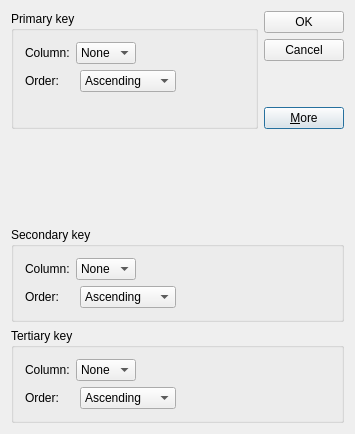
<?xml version="1.0" encoding="UTF-8"?>
<ui version="4.0">
 <class>Dialog</class>
 <widget class="QDialog" name="Dialog">
  <property name="geometry">
   <rect>
    <x>0</x>
    <y>0</y>
    <width>355</width>
    <height>434</height>
   </rect>
  </property>
  <property name="windowTitle">
   <string>Rao's Xtension Box</string>
  </property>
  <layout class="QGridLayout" name="gridLayout">
   <item row="0" column="0">
    <layout class="QVBoxLayout" name="verticalLayout_6">
     <item>
      <layout class="QHBoxLayout" name="horizontalLayout_3">
       <item>
        <widget class="QGroupBox" name="PrimaryGroupBox">
         <property name="title">
          <string>Primary key </string>
         </property>
         <layout class="QFormLayout" name="formLayout">
          <item row="0" column="0">
           <layout class="QVBoxLayout" name="verticalLayout_2">
            <item>
             <layout class="QHBoxLayout" name="horizontalLayout">
              <item>
               <widget class="QLabel" name="label">
                <property name="text">
                 <string>Column:</string>
                </property>
               </widget>
              </item>
              <item>
               <widget class="QComboBox" name="PrimaryColumnCombo">
                <item>
                 <property name="text">
                  <string>None</string>
                 </property>
                </item>
               </widget>
              </item>
              <item>
               <spacer name="horizontalSpacer">
                <property name="orientation">
                 <enum>Qt::Horizontal</enum>
                </property>
                <property name="sizeHint" stdset="0">
                 <size>
                  <width>40</width>
                  <height>20</height>
                 </size>
                </property>
               </spacer>
              </item>
             </layout>
            </item>
            <item>
             <layout class="QHBoxLayout" name="horizontalLayout_2">
              <item>
               <widget class="QLabel" name="label_2">
                <property name="text">
                 <string>Order:</string>
                </property>
               </widget>
              </item>
              <item>
               <widget class="QComboBox" name="PrimaryOrderCombo">
                <item>
                 <property name="text">
                  <string>Ascending </string>
                 </property>
                </item>
                <item>
                 <property name="text">
                  <string>Descending </string>
                 </property>
                </item>
               </widget>
              </item>
             </layout>
            </item>
           </layout>
          </item>
         </layout>
        </widget>
       </item>
       <item>
        <layout class="QVBoxLayout" name="verticalLayout">
         <item>
          <widget class="QPushButton" name="OkButton">
           <property name="text">
            <string>OK</string>
           </property>
          </widget>
         </item>
         <item>
          <widget class="QPushButton" name="CancelButton">
           <property name="text">
            <string>Cancel</string>
           </property>
          </widget>
         </item>
         <item>
          <spacer name="verticalSpacer">
           <property name="orientation">
            <enum>Qt::Vertical</enum>
           </property>
           <property name="sizeHint" stdset="0">
            <size>
             <width>20</width>
             <height>0</height>
            </size>
           </property>
          </spacer>
         </item>
         <item>
          <spacer name="verticalSpacer_3">
           <property name="orientation">
            <enum>Qt::Vertical</enum>
           </property>
           <property name="sizeHint" stdset="0">
            <size>
             <width>20</width>
             <height>40</height>
            </size>
           </property>
          </spacer>
         </item>
         <item>
          <widget class="QPushButton" name="Morebutton">
           <property name="text">
            <string>&amp;More</string>
           </property>
           <property name="checkable">
            <bool>true</bool>
           </property>
           <property name="default">
            <bool>true</bool>
           </property>
          </widget>
         </item>
        </layout>
       </item>
      </layout>
     </item>
     <item>
      <spacer name="verticalSpacer_2">
       <property name="orientation">
        <enum>Qt::Vertical</enum>
       </property>
       <property name="sizeHint" stdset="0">
        <size>
         <width>20</width>
         <height>0</height>
        </size>
       </property>
      </spacer>
     </item>
     <item>
      <layout class="QVBoxLayout" name="verticalLayout_5">
       <item>
        <widget class="QGroupBox" name="SecondaryGroupBox">
         <property name="title">
          <string>Secondary key</string>
         </property>
         <layout class="QFormLayout" name="formLayout_2">
          <item row="0" column="0">
           <layout class="QVBoxLayout" name="verticalLayout_3">
            <item>
             <layout class="QHBoxLayout" name="horizontalLayout_4">
              <item>
               <widget class="QLabel" name="label_3">
                <property name="text">
                 <string>Column:</string>
                </property>
               </widget>
              </item>
              <item>
               <widget class="QComboBox" name="SecondayColumnCombo">
                <item>
                 <property name="text">
                  <string>None</string>
                 </property>
                </item>
               </widget>
              </item>
              <item>
               <spacer name="horizontalSpacer_2">
                <property name="orientation">
                 <enum>Qt::Horizontal</enum>
                </property>
                <property name="sizeHint" stdset="0">
                 <size>
                  <width>40</width>
                  <height>20</height>
                 </size>
                </property>
               </spacer>
              </item>
             </layout>
            </item>
            <item>
             <layout class="QHBoxLayout" name="horizontalLayout_5">
              <item>
               <widget class="QLabel" name="label_4">
                <property name="text">
                 <string>Order:</string>
                </property>
               </widget>
              </item>
              <item>
               <widget class="QComboBox" name="SecondaryOrderCombo">
                <item>
                 <property name="text">
                  <string>Ascending </string>
                 </property>
                </item>
                <item>
                 <property name="text">
                  <string>Descending </string>
                 </property>
                </item>
               </widget>
              </item>
             </layout>
            </item>
           </layout>
          </item>
         </layout>
        </widget>
       </item>
       <item>
        <widget class="QGroupBox" name="TertiaryGroupBox">
         <property name="title">
          <string>Tertiary key</string>
         </property>
         <layout class="QFormLayout" name="formLayout_3">
          <item row="0" column="0">
           <layout class="QVBoxLayout" name="verticalLayout_4">
            <item>
             <layout class="QHBoxLayout" name="horizontalLayout_6">
              <item>
               <widget class="QLabel" name="label_5">
                <property name="text">
                 <string>Column:</string>
                </property>
               </widget>
              </item>
              <item>
               <widget class="QComboBox" name="TertiaryColumnCombo">
                <item>
                 <property name="text">
                  <string>None</string>
                 </property>
                </item>
               </widget>
              </item>
              <item>
               <spacer name="horizontalSpacer_3">
                <property name="orientation">
                 <enum>Qt::Horizontal</enum>
                </property>
                <property name="sizeHint" stdset="0">
                 <size>
                  <width>40</width>
                  <height>20</height>
                 </size>
                </property>
               </spacer>
              </item>
             </layout>
            </item>
            <item>
             <layout class="QHBoxLayout" name="horizontalLayout_7">
              <item>
               <widget class="QLabel" name="label_6">
                <property name="text">
                 <string>Order:</string>
                </property>
               </widget>
              </item>
              <item>
               <widget class="QComboBox" name="TertiaryOrderCombo">
                <item>
                 <property name="text">
                  <string>Ascending </string>
                 </property>
                </item>
                <item>
                 <property name="text">
                  <string>Descending </string>
                 </property>
                </item>
               </widget>
              </item>
             </layout>
            </item>
           </layout>
          </item>
         </layout>
        </widget>
       </item>
      </layout>
     </item>
    </layout>
   </item>
  </layout>
  <zorder>OkButton</zorder>
  <zorder>CancelButton</zorder>
  <zorder>Morebutton</zorder>
  <zorder>verticalSpacer</zorder>
  <zorder>PrimaryGroupBox</zorder>
  <zorder>SecondaryGroupBox</zorder>
  <zorder>TertiaryGroupBox</zorder>
  <zorder>verticalSpacer_2</zorder>
 </widget>
 <layoutdefault spacing="6" margin="11"/>
 <tabstops>
  <tabstop>PrimaryColumnCombo</tabstop>
  <tabstop>PrimaryOrderCombo</tabstop>
  <tabstop>SecondayColumnCombo</tabstop>
  <tabstop>SecondaryOrderCombo</tabstop>
  <tabstop>TertiaryColumnCombo</tabstop>
  <tabstop>TertiaryOrderCombo</tabstop>
  <tabstop>OkButton</tabstop>
  <tabstop>CancelButton</tabstop>
  <tabstop>Morebutton</tabstop>
 </tabstops>
 <resources/>
 <connections>
  <connection>
   <sender>OkButton</sender>
   <signal>clicked()</signal>
   <receiver>Dialog</receiver>
   <slot>accept()</slot>
   <hints>
    <hint type="sourcelabel">
     <x>318</x>
     <y>31</y>
    </hint>
    <hint type="destinationlabel">
     <x>203</x>
     <y>178</y>
    </hint>
   </hints>
  </connection>
  <connection>
   <sender>CancelButton</sender>
   <signal>clicked()</signal>
   <receiver>Dialog</receiver>
   <slot>reject()</slot>
   <hints>
    <hint type="sourcelabel">
     <x>292</x>
     <y>58</y>
    </hint>
    <hint type="destinationlabel">
     <x>101</x>
     <y>173</y>
    </hint>
   </hints>
  </connection>
  <connection>
   <sender>Morebutton</sender>
   <signal>toggled(bool)</signal>
   <receiver>SecondaryGroupBox</receiver>
   <slot>setVisible(bool)</slot>
   <hints>
    <hint type="sourcelabel">
     <x>337</x>
     <y>146</y>
    </hint>
    <hint type="destinationlabel">
     <x>220</x>
     <y>230</y>
    </hint>
   </hints>
  </connection>
  <connection>
   <sender>Morebutton</sender>
   <signal>toggled(bool)</signal>
   <receiver>TertiaryGroupBox</receiver>
   <slot>setVisible(bool)</slot>
   <hints>
    <hint type="sourcelabel">
     <x>275</x>
     <y>134</y>
    </hint>
    <hint type="destinationlabel">
     <x>76</x>
     <y>331</y>
    </hint>
   </hints>
  </connection>
 </connections>
</ui>
